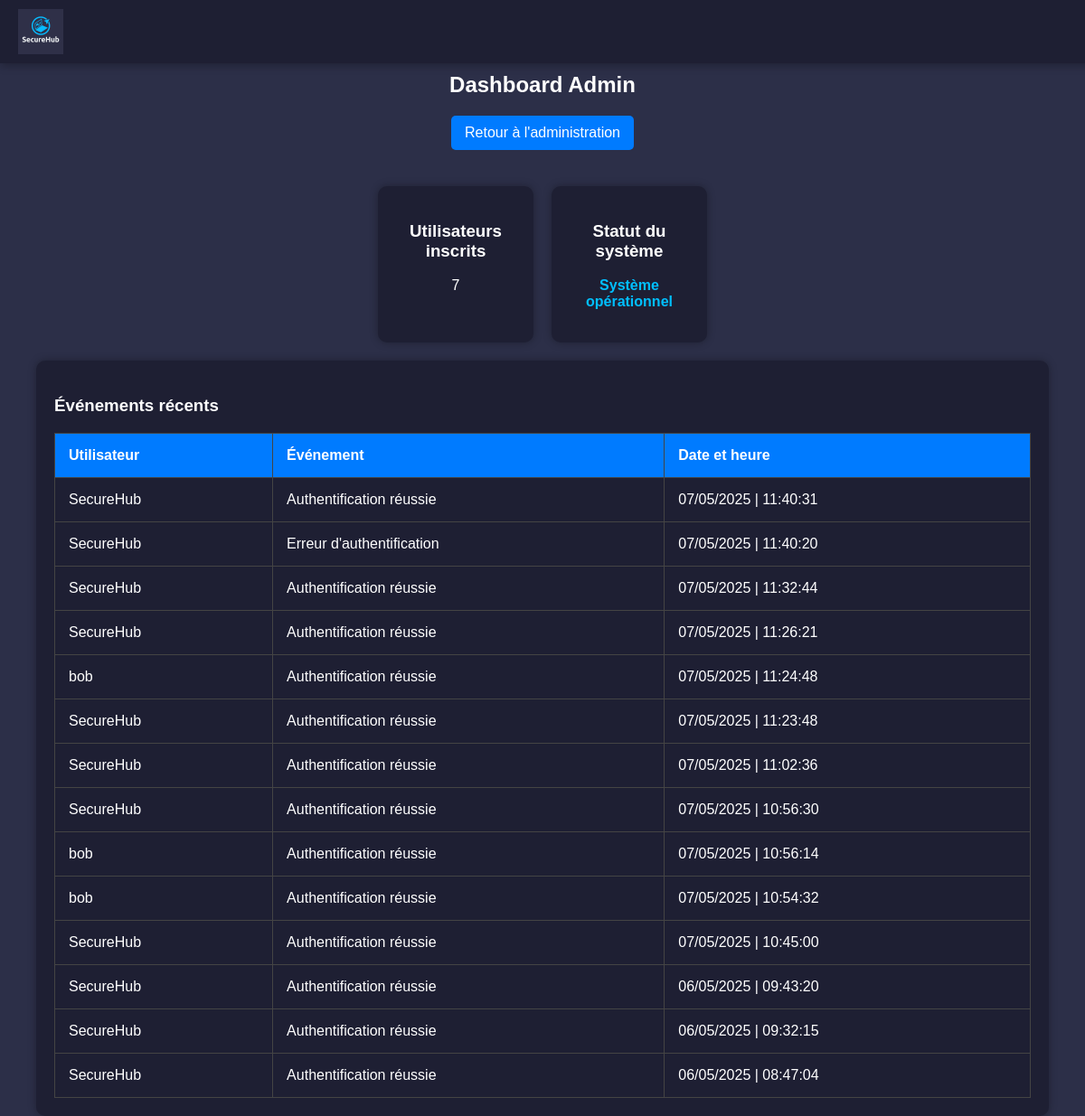
The app's page /admin/dashboard (signed in), older data.
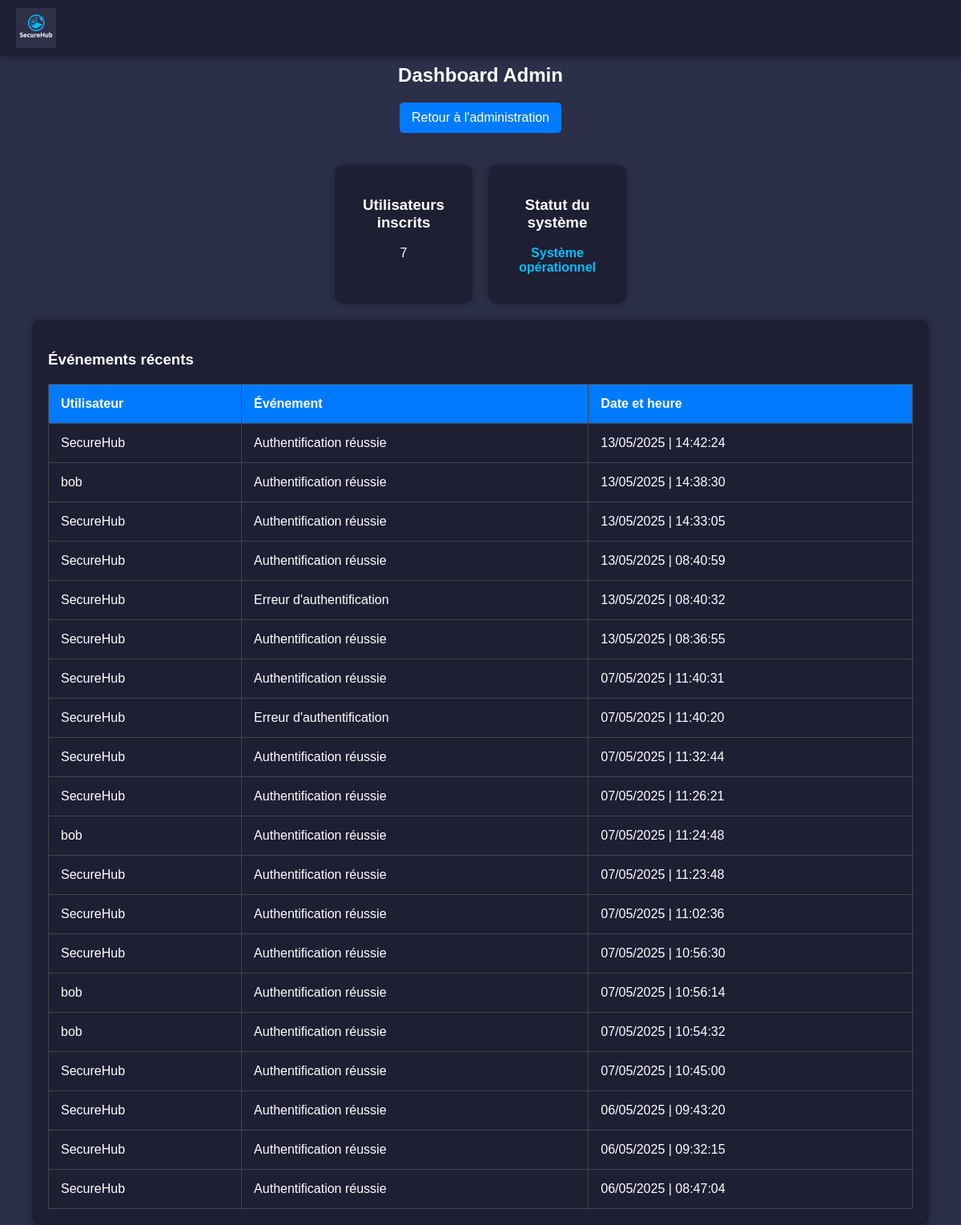
The same page, newer data.
### tables this page shows
CREATE TABLE events (
        id INTEGER PRIMARY KEY,
        user_id INTEGER,
        event TEXT,
        timestamp TIMESTAMP DEFAULT (DATETIME('now', 'localtime')),
        FOREIGN KEY(user_id) REFERENCES users(id)
    );

CREATE TABLE users (
        id INTEGER PRIMARY KEY, 
        name VARCHAR(255) NOT NULL UNIQUE,
        fullname VARCHAR(255) NOT NULL,
        password VARCHAR(255) NOT NULL,
        role VARCHAR(50) NOT NULL DEFAULT 'user',
        is_password_changed BOOLEAN NOT NULL DEFAULT 0
    );

### Backend/app.py (the view)
@app.route('/admin/dashboard')
def dashboard():
    if 'role' not in session or session['role'] != 'admin':
        flash("Accès interdit.", 'error')
        return redirect(url_for('login'))
    users_count = get_all_users_count()
    system_status = check_system_status()
    recent_events = get_recent_events()
    return render_template('admin_dashboard.html', users_count=users_count, system_status=system_status, recent_events=recent_events)

### Backend/database.py (called while the page is built)
def get_all_users_count():
    with db.connect() as conn:
        result = conn.execute(text("SELECT COUNT(*) FROM users"))
        return result.scalar()  # Renvoie le nombre d'utilisateurs

def check_system_status():
    try:
        with db.connect() as conn:
            conn.execute(text("SELECT 1"))
        return "Système opérationnel"
    except Exception as e:
        return f"Erreur : {str(e)}"

def get_recent_events():
    with db.connect() as conn:
        result = conn.execute(text("SELECT events.event, strftime('%d/%m/%Y | %H:%M:%S', events.timestamp) AS formatted_timestamp, users.name AS user_name FROM events LEFT JOIN users ON events.user_id = users.id ORDER BY events.timestamp DESC LIMIT 20;")).fetchall()
        return [dict(row) for row in result]

### Frontend/templates/admin_dashboard.html (shortened to what this page needs)
<!DOCTYPE html>
<html lang="fr">
<head>
    <link rel="stylesheet" href="/static/css/styles_dashboard.css">
</head>
<body>
    <header>
        <img src="/static/img/SecureHub.png" alt="Logo SecureHub" class="logo">
    </header>
    <h2>Dashboard Admin</h2>
    <a href="/admin" class="btn-back">Retour à l'administration</a>
    <div class="dashboard">
        <div class="dashboard-item">
            <h3>Utilisateurs inscrits</h3>
            <p>{{ users_count }}</p>
        </div>
        <div class="dashboard-item">
            <h3>Statut du système</h3>
            <p class="status">{{ system_status }}</p>
        </div>
    </div>
    <div class="recent-events">
        <h3>Événements récents</h3>
        <table>
            <thead>
                <tr>
                    <th>Utilisateur</th>
                    <th>Événement</th>
                    <th>Date et heure</th>
                </tr>
            </thead>
            <tbody>
                {% for event in recent_events %}
                    <tr>
                        <td>{{ event['user_name'] }}</td>
                        <td>{{ event['event'] }}</td>
                        <td>{{ event['formatted_timestamp'] }}</td>
                    </tr>
                {% endfor %}
            </tbody>
        </table>
    </div>
</body>
</html>

### Frontend/static/css/styles_dashboard.css (style rules this page uses)
body { font-family: Arial, sans-serif; background-color: #2c2f48; color: white; display: flex; flex-direction: column; align-items: center; height: 100vh; margin: 0; padding-top: 60px; }
header { position: fixed; top: 0; left: 0; width: 100%; background-color: #1e1f33; padding: 10px 20px; display: flex; align-items: center; box-shadow: 0 2px 10px rgba(0, 0, 0, 0.3); }
.logo { width: 50px; height: auto; }
h2 { margin-top: 20px; }
.dashboard { display: flex; flex-wrap: wrap; gap: 20px; justify-content: center; margin-top: 20px; }
.dashboard-item { background-color: #1e1f33; border-radius: 10px; padding: 20px; width: 30%; text-align: center; box-shadow: 0 0 10px rgba(0, 0, 0, 0.3); }
.status { font-weight: bold; color: #00bfff; }
.recent-events { width: 90%; margin-top: 20px; background-color: #1e1f33; border-radius: 10px; padding: 20px; box-shadow: 0 0 10px rgba(0, 0, 0, 0.3); }
table { width: 100%; border-collapse: collapse; margin-top: 10px; }
table, th, td { border: 1px solid #444; }
th, td { padding: 15px; text-align: left; }
th { background-color: #007bff; color: white; }
.btn-back { text-decoration: none; padding: 10px 15px; background-color: #007bff; color: white; border-radius: 5px; display: inline-block; margin-bottom: 20px; transition: background 0.3s; }

Row changes from the older to the newer data that the page shows:
added events: user_name "SecureHub", event "Authentification réussie", formatted_timestamp "13/05/2025 | 14:42:24"
added events: user_name "bob", event "Authentification réussie", formatted_timestamp "13/05/2025 | 14:38:30"
added events: user_name "SecureHub", event "Authentification réussie", formatted_timestamp "13/05/2025 | 14:33:05"
added events: user_name "SecureHub", event "Authentification réussie", formatted_timestamp "13/05/2025 | 08:40:59"
added events: user_name "SecureHub", event "Erreur d'authentification", formatted_timestamp "13/05/2025 | 08:40:32"
added events: user_name "SecureHub", event "Authentification réussie", formatted_timestamp "13/05/2025 | 08:36:55"
